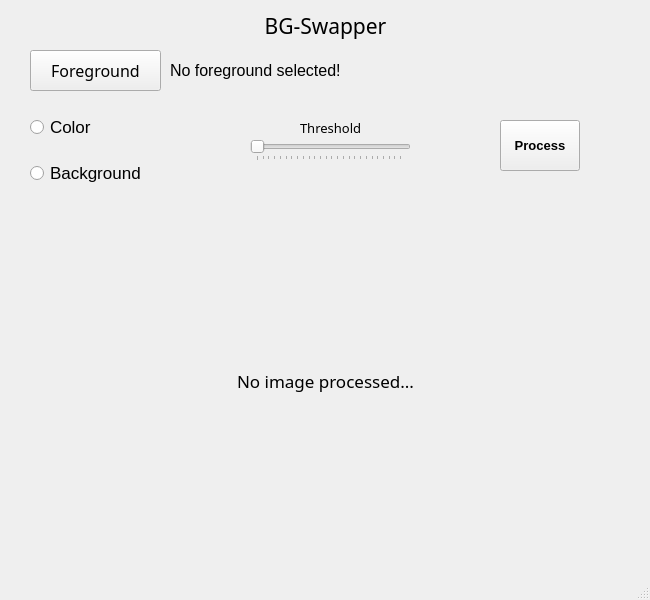
<?xml version="1.0" encoding="UTF-8"?>
<ui version="4.0">
 <class>MainWindow</class>
 <widget class="QMainWindow" name="MainWindow">
  <property name="geometry">
   <rect>
    <x>0</x>
    <y>0</y>
    <width>650</width>
    <height>600</height>
   </rect>
  </property>
  <property name="sizePolicy">
   <sizepolicy hsizetype="Fixed" vsizetype="Fixed">
    <horstretch>0</horstretch>
    <verstretch>0</verstretch>
   </sizepolicy>
  </property>
  <property name="maximumSize">
   <size>
    <width>650</width>
    <height>600</height>
   </size>
  </property>
  <property name="windowTitle">
   <string>MainWindow</string>
  </property>
  <widget class="QWidget" name="centralwidget">
   <widget class="QLabel" name="label">
    <property name="geometry">
     <rect>
      <x>0</x>
      <y>0</y>
      <width>651</width>
      <height>51</height>
     </rect>
    </property>
    <property name="font">
     <font>
      <family>Segoe UI Variable</family>
      <pointsize>16</pointsize>
      <stylestrategy>PreferDefault</stylestrategy>
     </font>
    </property>
    <property name="text">
     <string>BG-Swapper</string>
    </property>
    <property name="alignment">
     <set>Qt::AlignmentFlag::AlignCenter</set>
    </property>
   </widget>
   <widget class="QPushButton" name="foregroundSelectButton">
    <property name="geometry">
     <rect>
      <x>30</x>
      <y>50</y>
      <width>131</width>
      <height>41</height>
     </rect>
    </property>
    <property name="font">
     <font>
      <family>Segoe UI Variable</family>
      <pointsize>12</pointsize>
      <strikeout>false</strikeout>
      <kerning>true</kerning>
      <fontweight>Medium</fontweight>
     </font>
    </property>
    <property name="text">
     <string>Foreground</string>
    </property>
   </widget>
   <widget class="QPushButton" name="processButton">
    <property name="geometry">
     <rect>
      <x>500</x>
      <y>120</y>
      <width>80</width>
      <height>51</height>
     </rect>
    </property>
    <property name="font">
     <font>
      <pointsize>10</pointsize>
      <bold>true</bold>
     </font>
    </property>
    <property name="text">
     <string>Process</string>
    </property>
    <property name="icon">
     <iconset theme="QIcon::ThemeIcon::MediaPlaybackStart"/>
    </property>
   </widget>
   <widget class="QLabel" name="foregroundLabel">
    <property name="geometry">
     <rect>
      <x>170</x>
      <y>50</y>
      <width>461</width>
      <height>41</height>
     </rect>
    </property>
    <property name="font">
     <font>
      <pointsize>12</pointsize>
     </font>
    </property>
    <property name="text">
     <string>No foreground selected!</string>
    </property>
   </widget>
   <widget class="QLabel" name="imageLabel">
    <property name="geometry">
     <rect>
      <x>20</x>
      <y>210</y>
      <width>611</width>
      <height>341</height>
     </rect>
    </property>
    <property name="font">
     <font>
      <family>Segoe UI Variable</family>
      <pointsize>13</pointsize>
      <italic>false</italic>
      <bold>false</bold>
      <underline>false</underline>
     </font>
    </property>
    <property name="text">
     <string>No image processed...</string>
    </property>
    <property name="alignment">
     <set>Qt::AlignmentFlag::AlignCenter</set>
    </property>
   </widget>
   <widget class="QWidget" name="verticalLayoutWidget">
    <property name="geometry">
     <rect>
      <x>30</x>
      <y>100</y>
      <width>151</width>
      <height>101</height>
     </rect>
    </property>
    <layout class="QVBoxLayout" name="verticalLayout">
     <item>
      <widget class="QRadioButton" name="colorSelectButton">
       <property name="font">
        <font>
         <pointsize>13</pointsize>
        </font>
       </property>
       <property name="text">
        <string>Color</string>
       </property>
      </widget>
     </item>
     <item>
      <widget class="QRadioButton" name="backgroundSelectButton">
       <property name="font">
        <font>
         <pointsize>13</pointsize>
        </font>
       </property>
       <property name="text">
        <string>Background</string>
       </property>
      </widget>
     </item>
    </layout>
   </widget>
   <widget class="QSlider" name="thresholdSlider">
    <property name="geometry">
     <rect>
      <x>250</x>
      <y>140</y>
      <width>161</width>
      <height>21</height>
     </rect>
    </property>
    <property name="maximum">
     <number>255</number>
    </property>
    <property name="orientation">
     <enum>Qt::Orientation::Horizontal</enum>
    </property>
    <property name="tickPosition">
     <enum>QSlider::TickPosition::TicksBelow</enum>
    </property>
   </widget>
   <widget class="QLabel" name="label_2">
    <property name="geometry">
     <rect>
      <x>300</x>
      <y>120</y>
      <width>71</width>
      <height>16</height>
     </rect>
    </property>
    <property name="font">
     <font>
      <family>Segoe UI Variable Display</family>
      <pointsize>10</pointsize>
     </font>
    </property>
    <property name="text">
     <string>Threshold</string>
    </property>
   </widget>
  </widget>
  <widget class="QMenuBar" name="menubar">
   <property name="geometry">
    <rect>
     <x>0</x>
     <y>0</y>
     <width>650</width>
     <height>21</height>
    </rect>
   </property>
  </widget>
  <widget class="QStatusBar" name="statusbar"/>
 </widget>
 <resources/>
 <connections/>
</ui>
